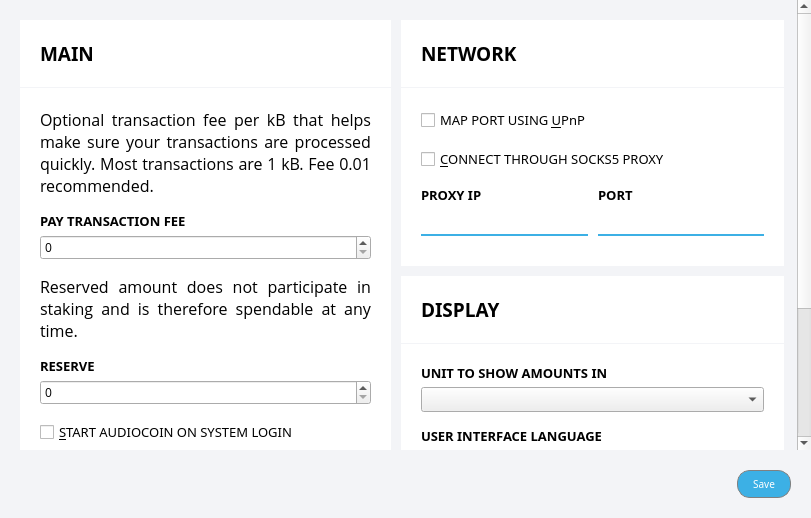
<?xml version="1.0" encoding="UTF-8"?>
<ui version="4.0">
 <class>SettingsPage</class>
 <widget class="QDialog" name="SettingsPage">
  <property name="enabled">
   <bool>true</bool>
  </property>
  <property name="geometry">
   <rect>
    <x>0</x>
    <y>0</y>
    <width>811</width>
    <height>518</height>
   </rect>
  </property>
  <property name="minimumSize">
   <size>
    <width>0</width>
    <height>0</height>
   </size>
  </property>
  <property name="maximumSize">
   <size>
    <width>16777215</width>
    <height>16777215</height>
   </size>
  </property>
  <property name="windowTitle">
   <string>Options</string>
  </property>
  <property name="styleSheet">
   <string notr="true">QLineEdit { border: none; border-bottom: 2px solid #3cb0e5; padding: 3px 5px; background: transparent; }
QLineEdit:disabled { border-color: #899399; }

QDoubleSpinBox {
    border: none;
	height: 24px;
    border-bottom: 2px solid #3cb0e5;
    padding: 3px 5px;
    background: white;
    outline: none;
    padding-right: 20px;
}

QDoubleSpinBox::up-button {
	subcontrol-origin: margin;
	subcontrol-position: right top;
	width: 15px;
	height: 15px;
	border: none;
    padding-top: 2px;
}

QDoubleSpinBox::down-button {
	subcontrol-origin: margin;
	subcontrol-position: right bottom;
	width: 15px;
	height: 15px;
	border: none;
    padding-bottom: 2px;
}

QDoubleSpinBox::up-arrow {
    image: url(:/icons/md/arrow_up);
	width: 20px;
	height: 20px;
}

QDoubleSpinBox::down-arrow {
    image: url(:/icons/md/arrow_down);
    width: 20px;
    height: 20px;
}

QValueComboBox {
    border: none;
    border-bottom: 2px solid #3cb0e5;
    padding: 3px 5px;
    height: 24px;
    background: white;
    outline: none;
    padding-right: 5px;
    text-align: right;
    combobox-popup: 0;
}

QValueComboBox:editable {
    background: white;
}

QValueComboBox:on { /* shift the text when the popup opens */
    padding-top: 3px;
    padding-left: 4px;
    padding-right: 15px;
}

QValueComboBox::drop-down {
    subcontrol-origin: margin;
    subcontrol-position: right center;
    width: 15px;
    height: 15px;
    border: none;
}

QValueComboBox::down-arrow {
    image: url(:/icons/md/arrow_down);
	width: 20px;
	height: 20px;
}

QValueComboBox::down-arrow:on { /* shift the arrow when popup is open */
    image: url(:/icons/md/arrow_up);
	width: 20px;
	height: 20px;
}</string>
  </property>
  <property name="modal">
   <bool>false</bool>
  </property>
  <layout class="QVBoxLayout" name="settingsPageLayout" stretch="1,0">
   <property name="spacing">
    <number>0</number>
   </property>
   <property name="leftMargin">
    <number>0</number>
   </property>
   <property name="topMargin">
    <number>0</number>
   </property>
   <property name="rightMargin">
    <number>0</number>
   </property>
   <property name="bottomMargin">
    <number>0</number>
   </property>
   <item>
    <widget class="QScrollArea" name="scrollArea">
     <property name="sizePolicy">
      <sizepolicy hsizetype="Preferred" vsizetype="Preferred">
       <horstretch>0</horstretch>
       <verstretch>0</verstretch>
      </sizepolicy>
     </property>
     <property name="frameShape">
      <enum>QFrame::NoFrame</enum>
     </property>
     <property name="frameShadow">
      <enum>QFrame::Plain</enum>
     </property>
     <property name="lineWidth">
      <number>0</number>
     </property>
     <property name="horizontalScrollBarPolicy">
      <enum>Qt::ScrollBarAlwaysOff</enum>
     </property>
     <property name="widgetResizable">
      <bool>true</bool>
     </property>
     <property name="alignment">
      <set>Qt::AlignLeading|Qt::AlignLeft|Qt::AlignTop</set>
     </property>
     <widget class="QWidget" name="scrollAreaWidgetContents_4">
      <property name="geometry">
       <rect>
        <x>0</x>
        <y>0</y>
        <width>811</width>
        <height>564</height>
       </rect>
      </property>
      <layout class="QVBoxLayout" name="verticalLayout_2">
       <property name="spacing">
        <number>0</number>
       </property>
       <property name="leftMargin">
        <number>0</number>
       </property>
       <property name="topMargin">
        <number>0</number>
       </property>
       <property name="rightMargin">
        <number>0</number>
       </property>
       <property name="bottomMargin">
        <number>0</number>
       </property>
       <item>
        <widget class="QWidget" name="horizontalWidget" native="true">
         <property name="styleSheet">
          <string notr="true">#horizontalWidget { background-color: #f3f4f7; }</string>
         </property>
         <layout class="QHBoxLayout" name="horizontalLayout_4" stretch="1,1">
          <property name="spacing">
           <number>10</number>
          </property>
          <property name="leftMargin">
           <number>20</number>
          </property>
          <property name="topMargin">
           <number>20</number>
          </property>
          <property name="rightMargin">
           <number>20</number>
          </property>
          <property name="bottomMargin">
           <number>0</number>
          </property>
          <item>
           <layout class="QVBoxLayout" name="leftPane" stretch="3,2">
            <property name="spacing">
             <number>10</number>
            </property>
            <property name="leftMargin">
             <number>0</number>
            </property>
            <property name="topMargin">
             <number>0</number>
            </property>
            <property name="rightMargin">
             <number>0</number>
            </property>
            <property name="bottomMargin">
             <number>0</number>
            </property>
            <item>
             <widget class="QWidget" name="mainSettingsWidget" native="true">
              <property name="styleSheet">
               <string notr="true">#mainSettingsBodyWidget, #mainSettingsTitleWidget { background-color: white; }
</string>
              </property>
              <layout class="QVBoxLayout" name="mainSettingsWidgetLayout" stretch="0,1">
               <property name="spacing">
                <number>1</number>
               </property>
               <property name="leftMargin">
                <number>0</number>
               </property>
               <property name="topMargin">
                <number>0</number>
               </property>
               <property name="rightMargin">
                <number>0</number>
               </property>
               <property name="bottomMargin">
                <number>0</number>
               </property>
               <item>
                <widget class="QWidget" name="mainSettingsTitleWidget" native="true">
                 <property name="minimumSize">
                  <size>
                   <width>0</width>
                   <height>60</height>
                  </size>
                 </property>
                 <layout class="QHBoxLayout" name="mainSettingsTitleWidgetLayout">
                  <property name="leftMargin">
                   <number>20</number>
                  </property>
                  <property name="topMargin">
                   <number>20</number>
                  </property>
                  <property name="rightMargin">
                   <number>20</number>
                  </property>
                  <property name="bottomMargin">
                   <number>20</number>
                  </property>
                  <item>
                   <widget class="QLabel" name="label">
                    <property name="font">
                     <font>
                      <family>Montserrat</family>
                      <pointsize>14</pointsize>
                      <weight>75</weight>
                      <bold>true</bold>
                     </font>
                    </property>
                    <property name="text">
                     <string>MAIN</string>
                    </property>
                   </widget>
                  </item>
                 </layout>
                </widget>
               </item>
               <item>
                <widget class="QWidget" name="mainSettingsBodyWidget" native="true">
                 <property name="sizePolicy">
                  <sizepolicy hsizetype="Preferred" vsizetype="MinimumExpanding">
                   <horstretch>0</horstretch>
                   <verstretch>0</verstretch>
                  </sizepolicy>
                 </property>
                 <layout class="QVBoxLayout" name="mainSettingsBodyWidgetLayout" stretch="0,0,0,0,0,1">
                  <property name="spacing">
                   <number>15</number>
                  </property>
                  <property name="leftMargin">
                   <number>20</number>
                  </property>
                  <property name="topMargin">
                   <number>20</number>
                  </property>
                  <property name="rightMargin">
                   <number>20</number>
                  </property>
                  <property name="bottomMargin">
                   <number>20</number>
                  </property>
                  <item>
                   <widget class="QLabel" name="transactionFeeInfoLabel">
                    <property name="font">
                     <font>
                      <family>Open Sans</family>
                      <pointsize>12</pointsize>
                     </font>
                    </property>
                    <property name="text">
                     <string>Optional transaction fee per kB that helps make sure your transactions are processed quickly. Most transactions are 1 kB. Fee 0.01 recommended.</string>
                    </property>
                    <property name="textFormat">
                     <enum>Qt::PlainText</enum>
                    </property>
                    <property name="alignment">
                     <set>Qt::AlignJustify|Qt::AlignVCenter</set>
                    </property>
                    <property name="wordWrap">
                     <bool>true</bool>
                    </property>
                   </widget>
                  </item>
                  <item>
                   <layout class="QVBoxLayout" name="verticalLayout">
                    <property name="spacing">
                     <number>5</number>
                    </property>
                    <item>
                     <widget class="QLabel" name="transactionFeeLabel">
                      <property name="font">
                       <font>
                        <family>Montserrat</family>
                        <pointsize>10</pointsize>
                        <weight>75</weight>
                        <bold>true</bold>
                       </font>
                      </property>
                      <property name="text">
                       <string>PAY TRANSACTION FEE</string>
                      </property>
                      <property name="textFormat">
                       <enum>Qt::PlainText</enum>
                      </property>
                     </widget>
                    </item>
                    <item>
                     <widget class="BitcoinAmountField" name="transactionFee">
                      <property name="font">
                       <font>
                        <family>Open Sans</family>
                       </font>
                      </property>
                     </widget>
                    </item>
                   </layout>
                  </item>
                  <item>
                   <widget class="QLabel" name="reserveBalanceInfoLabel">
                    <property name="font">
                     <font>
                      <family>Open Sans</family>
                      <pointsize>12</pointsize>
                     </font>
                    </property>
                    <property name="text">
                     <string>Reserved amount does not participate in staking and is therefore spendable at any time.</string>
                    </property>
                    <property name="textFormat">
                     <enum>Qt::PlainText</enum>
                    </property>
                    <property name="alignment">
                     <set>Qt::AlignJustify|Qt::AlignVCenter</set>
                    </property>
                    <property name="wordWrap">
                     <bool>true</bool>
                    </property>
                   </widget>
                  </item>
                  <item>
                   <layout class="QVBoxLayout" name="verticalLayout_3">
                    <property name="spacing">
                     <number>5</number>
                    </property>
                    <item>
                     <widget class="QLabel" name="reserveBalanceLabel">
                      <property name="font">
                       <font>
                        <family>Montserrat</family>
                        <pointsize>10</pointsize>
                        <weight>75</weight>
                        <bold>true</bold>
                       </font>
                      </property>
                      <property name="text">
                       <string>RESERVE</string>
                      </property>
                      <property name="textFormat">
                       <enum>Qt::PlainText</enum>
                      </property>
                     </widget>
                    </item>
                    <item>
                     <widget class="BitcoinAmountField" name="reserveBalance">
                      <property name="font">
                       <font>
                        <family>Open Sans</family>
                       </font>
                      </property>
                     </widget>
                    </item>
                   </layout>
                  </item>
                  <item>
                   <widget class="QCheckBox" name="bitcoinAtStartup">
                    <property name="font">
                     <font>
                      <family>Montserrat</family>
                      <pointsize>10</pointsize>
                     </font>
                    </property>
                    <property name="toolTip">
                     <string>Automatically start Audiocoin after logging in to the system.</string>
                    </property>
                    <property name="text">
                     <string>&amp;START AUDIOCOIN ON SYSTEM LOGIN</string>
                    </property>
                   </widget>
                  </item>
                  <item>
                   <spacer name="verticalSpacer_3">
                    <property name="orientation">
                     <enum>Qt::Vertical</enum>
                    </property>
                    <property name="sizeHint" stdset="0">
                     <size>
                      <width>20</width>
                      <height>0</height>
                     </size>
                    </property>
                   </spacer>
                  </item>
                 </layout>
                </widget>
               </item>
              </layout>
             </widget>
            </item>
            <item>
             <widget class="QWidget" name="windowSettingsWidget" native="true">
              <property name="styleSheet">
               <string notr="true">#windowSettingsBodyWidget, #windowSettingsTitleWidget { background-color: white; }</string>
              </property>
              <layout class="QVBoxLayout" name="windowSettingsWidgetLayout" stretch="0,1">
               <property name="spacing">
                <number>1</number>
               </property>
               <property name="leftMargin">
                <number>0</number>
               </property>
               <property name="topMargin">
                <number>0</number>
               </property>
               <property name="rightMargin">
                <number>0</number>
               </property>
               <property name="bottomMargin">
                <number>0</number>
               </property>
               <item>
                <widget class="QWidget" name="windowSettingsTitleWidget" native="true">
                 <property name="minimumSize">
                  <size>
                   <width>0</width>
                   <height>60</height>
                  </size>
                 </property>
                 <layout class="QHBoxLayout" name="windowSettingsTitleWidgetLayout">
                  <property name="leftMargin">
                   <number>20</number>
                  </property>
                  <property name="topMargin">
                   <number>20</number>
                  </property>
                  <property name="rightMargin">
                   <number>20</number>
                  </property>
                  <property name="bottomMargin">
                   <number>20</number>
                  </property>
                  <item>
                   <widget class="QLabel" name="label_3">
                    <property name="font">
                     <font>
                      <family>Montserrat</family>
                      <pointsize>14</pointsize>
                      <weight>75</weight>
                      <bold>true</bold>
                     </font>
                    </property>
                    <property name="text">
                     <string>WINDOW</string>
                    </property>
                   </widget>
                  </item>
                 </layout>
                </widget>
               </item>
               <item>
                <widget class="QWidget" name="windowSettingsBodyWidget" native="true">
                 <property name="sizePolicy">
                  <sizepolicy hsizetype="Preferred" vsizetype="MinimumExpanding">
                   <horstretch>0</horstretch>
                   <verstretch>0</verstretch>
                  </sizepolicy>
                 </property>
                 <layout class="QVBoxLayout" name="windowSettingsBodyWidgetLayout" stretch="1,1,0">
                  <property name="spacing">
                   <number>15</number>
                  </property>
                  <property name="leftMargin">
                   <number>20</number>
                  </property>
                  <property name="topMargin">
                   <number>20</number>
                  </property>
                  <property name="rightMargin">
                   <number>20</number>
                  </property>
                  <property name="bottomMargin">
                   <number>20</number>
                  </property>
                  <item>
                   <widget class="QCheckBox" name="minimizeToTray">
                    <property name="font">
                     <font>
                      <family>Montserrat</family>
                      <pointsize>10</pointsize>
                     </font>
                    </property>
                    <property name="toolTip">
                     <string>Show only a tray icon after minimizing the window.</string>
                    </property>
                    <property name="text">
                     <string>&amp;MINIMIZE TO THE TRAY INSTEAD OF THE TASKBAR</string>
                    </property>
                   </widget>
                  </item>
                  <item>
                   <widget class="QCheckBox" name="minimizeOnClose">
                    <property name="font">
                     <font>
                      <family>Montserrat</family>
                      <pointsize>10</pointsize>
                     </font>
                    </property>
                    <property name="toolTip">
                     <string>Minimize instead of exit the application when the window is closed. When this option is enabled, the application will be closed only after selecting Quit in the menu.</string>
                    </property>
                    <property name="text">
                     <string>M&amp;INIMIZE ON CLOSE</string>
                    </property>
                   </widget>
                  </item>
                  <item>
                   <spacer name="verticalSpacer_2">
                    <property name="orientation">
                     <enum>Qt::Vertical</enum>
                    </property>
                    <property name="sizeHint" stdset="0">
                     <size>
                      <width>20</width>
                      <height>0</height>
                     </size>
                    </property>
                   </spacer>
                  </item>
                 </layout>
                </widget>
               </item>
              </layout>
             </widget>
            </item>
           </layout>
          </item>
          <item>
           <layout class="QVBoxLayout" name="rightPane" stretch="2,3">
            <property name="spacing">
             <number>10</number>
            </property>
            <property name="bottomMargin">
             <number>0</number>
            </property>
            <item>
             <widget class="QWidget" name="networkSettingsWidget" native="true">
              <property name="styleSheet">
               <string notr="true">#networkSettingsBodyWidget, #networkSettingsTitleWidget { background-color: white; }</string>
              </property>
              <layout class="QVBoxLayout" name="networkSettingsWidgetLayout" stretch="0,1">
               <property name="spacing">
                <number>1</number>
               </property>
               <property name="leftMargin">
                <number>0</number>
               </property>
               <property name="topMargin">
                <number>0</number>
               </property>
               <property name="rightMargin">
                <number>0</number>
               </property>
               <property name="bottomMargin">
                <number>0</number>
               </property>
               <item>
                <widget class="QWidget" name="networkSettingsTitleWidget" native="true">
                 <property name="minimumSize">
                  <size>
                   <width>0</width>
                   <height>60</height>
                  </size>
                 </property>
                 <layout class="QHBoxLayout" name="networkSettingsTitleWidgetLayout">
                  <property name="leftMargin">
                   <number>20</number>
                  </property>
                  <property name="topMargin">
                   <number>20</number>
                  </property>
                  <property name="rightMargin">
                   <number>20</number>
                  </property>
                  <property name="bottomMargin">
                   <number>20</number>
                  </property>
                  <item>
                   <widget class="QLabel" name="label_2">
                    <property name="font">
                     <font>
                      <family>Montserrat</family>
                      <pointsize>14</pointsize>
                      <weight>75</weight>
                      <bold>true</bold>
                     </font>
                    </property>
                    <property name="text">
                     <string>NETWORK</string>
                    </property>
                   </widget>
                  </item>
                 </layout>
                </widget>
               </item>
               <item>
                <widget class="QWidget" name="networkSettingsBodyWidget" native="true">
                 <property name="sizePolicy">
                  <sizepolicy hsizetype="Preferred" vsizetype="MinimumExpanding">
                   <horstretch>0</horstretch>
                   <verstretch>0</verstretch>
                  </sizepolicy>
                 </property>
                 <layout class="QVBoxLayout" name="networkSettingsBodyWidgetLayout" stretch="0,0,0,0">
                  <property name="spacing">
                   <number>15</number>
                  </property>
                  <property name="leftMargin">
                   <number>20</number>
                  </property>
                  <property name="topMargin">
                   <number>20</number>
                  </property>
                  <property name="rightMargin">
                   <number>20</number>
                  </property>
                  <property name="bottomMargin">
                   <number>20</number>
                  </property>
                  <item>
                   <widget class="QCheckBox" name="mapPortUpnp">
                    <property name="font">
                     <font>
                      <family>Montserrat</family>
                      <pointsize>10</pointsize>
                     </font>
                    </property>
                    <property name="toolTip">
                     <string>Automatically open the Audiocoin client port on the router. This only works when your router supports UPnP and it is enabled.</string>
                    </property>
                    <property name="text">
                     <string>MAP PORT USING &amp;UPnP</string>
                    </property>
                   </widget>
                  </item>
                  <item>
                   <widget class="QCheckBox" name="connectSocks">
                    <property name="font">
                     <font>
                      <family>Montserrat</family>
                      <pointsize>10</pointsize>
                     </font>
                    </property>
                    <property name="toolTip">
                     <string>Connect to the Audiocoin network through a SOCKS5 proxy (e.g. when connecting through Tor).</string>
                    </property>
                    <property name="text">
                     <string>&amp;CONNECT THROUGH SOCKS5 PROXY</string>
                    </property>
                   </widget>
                  </item>
                  <item>
                   <layout class="QHBoxLayout" name="horizontalLayout_Network" stretch="1,1">
                    <property name="spacing">
                     <number>10</number>
                    </property>
                    <item>
                     <layout class="QVBoxLayout" name="verticalLayout_4">
                      <property name="spacing">
                       <number>5</number>
                      </property>
                      <item>
                       <widget class="QLabel" name="proxyIpLabel">
                        <property name="font">
                         <font>
                          <family>Montserrat</family>
                          <pointsize>10</pointsize>
                          <weight>75</weight>
                          <bold>true</bold>
                         </font>
                        </property>
                        <property name="text">
                         <string>PROXY IP</string>
                        </property>
                        <property name="textFormat">
                         <enum>Qt::PlainText</enum>
                        </property>
                       </widget>
                      </item>
                      <item>
                       <widget class="QValidatedLineEdit" name="proxyIp">
                        <property name="sizePolicy">
                         <sizepolicy hsizetype="Preferred" vsizetype="Fixed">
                          <horstretch>0</horstretch>
                          <verstretch>0</verstretch>
                         </sizepolicy>
                        </property>
                        <property name="maximumSize">
                         <size>
                          <width>16777215</width>
                          <height>16777215</height>
                         </size>
                        </property>
                        <property name="font">
                         <font>
                          <family>Open Sans</family>
                         </font>
                        </property>
                        <property name="toolTip">
                         <string>IP address of the proxy (e.g. 127.0.0.1)</string>
                        </property>
                       </widget>
                      </item>
                     </layout>
                    </item>
                    <item>
                     <layout class="QVBoxLayout" name="verticalLayout_5">
                      <property name="spacing">
                       <number>5</number>
                      </property>
                      <item>
                       <widget class="QLabel" name="proxyPortLabel">
                        <property name="font">
                         <font>
                          <family>Montserrat</family>
                          <pointsize>10</pointsize>
                          <weight>75</weight>
                          <bold>true</bold>
                         </font>
                        </property>
                        <property name="text">
                         <string>PORT</string>
                        </property>
                        <property name="textFormat">
                         <enum>Qt::PlainText</enum>
                        </property>
                       </widget>
                      </item>
                      <item>
                       <widget class="QLineEdit" name="proxyPort">
                        <property name="sizePolicy">
                         <sizepolicy hsizetype="Preferred" vsizetype="Fixed">
                          <horstretch>0</horstretch>
                          <verstretch>0</verstretch>
                         </sizepolicy>
                        </property>
                        <property name="maximumSize">
                         <size>
                          <width>16777215</width>
                          <height>16777215</height>
                         </size>
                        </property>
                        <property name="font">
                         <font>
                          <family>Open Sans</family>
                         </font>
                        </property>
                        <property name="toolTip">
                         <string>Port of the proxy (e.g. 9050)</string>
                        </property>
                       </widget>
                      </item>
                     </layout>
                    </item>
                   </layout>
                  </item>
                  <item>
                   <spacer name="verticalSpacer_4">
                    <property name="orientation">
                     <enum>Qt::Vertical</enum>
                    </property>
                    <property name="sizeHint" stdset="0">
                     <size>
                      <width>20</width>
                      <height>0</height>
                     </size>
                    </property>
                   </spacer>
                  </item>
                 </layout>
                </widget>
               </item>
              </layout>
             </widget>
            </item>
            <item>
             <widget class="QWidget" name="displaySettingsWidget" native="true">
              <property name="styleSheet">
               <string notr="true">#displaySettingsBodyWidget, #displaySettingsTitleWidget { background-color: white; }</string>
              </property>
              <layout class="QVBoxLayout" name="displaySettingsWidget_2" stretch="0,1">
               <property name="spacing">
                <number>1</number>
               </property>
               <property name="leftMargin">
                <number>0</number>
               </property>
               <property name="topMargin">
                <number>0</number>
               </property>
               <property name="rightMargin">
                <number>0</number>
               </property>
               <property name="bottomMargin">
                <number>0</number>
               </property>
               <item>
                <widget class="QWidget" name="displaySettingsTitleWidget" native="true">
                 <property name="minimumSize">
                  <size>
                   <width>0</width>
                   <height>60</height>
                  </size>
                 </property>
                 <layout class="QHBoxLayout" name="displaySettingsTitleWidgetLayout">
                  <property name="leftMargin">
                   <number>20</number>
                  </property>
                  <property name="topMargin">
                   <number>20</number>
                  </property>
                  <property name="rightMargin">
                   <number>20</number>
                  </property>
                  <property name="bottomMargin">
                   <number>20</number>
                  </property>
                  <item>
                   <widget class="QLabel" name="label_4">
                    <property name="font">
                     <font>
                      <family>Montserrat</family>
                      <pointsize>14</pointsize>
                      <weight>75</weight>
                      <bold>true</bold>
                     </font>
                    </property>
                    <property name="text">
                     <string>DISPLAY</string>
                    </property>
                   </widget>
                  </item>
                 </layout>
                </widget>
               </item>
               <item>
                <widget class="QWidget" name="displaySettingsBodyWidget" native="true">
                 <property name="sizePolicy">
                  <sizepolicy hsizetype="Preferred" vsizetype="MinimumExpanding">
                   <horstretch>0</horstretch>
                   <verstretch>0</verstretch>
                  </sizepolicy>
                 </property>
                 <layout class="QVBoxLayout" name="displaySettingsBodyWidgetLayout">
                  <property name="spacing">
                   <number>15</number>
                  </property>
                  <property name="leftMargin">
                   <number>20</number>
                  </property>
                  <property name="topMargin">
                   <number>20</number>
                  </property>
                  <property name="rightMargin">
                   <number>20</number>
                  </property>
                  <property name="bottomMargin">
                   <number>20</number>
                  </property>
                  <item>
                   <layout class="QVBoxLayout" name="verticalLayout_6">
                    <property name="spacing">
                     <number>5</number>
                    </property>
                    <item>
                     <widget class="QLabel" name="unitLabel">
                      <property name="font">
                       <font>
                        <family>Montserrat</family>
                        <pointsize>10</pointsize>
                        <weight>75</weight>
                        <bold>true</bold>
                       </font>
                      </property>
                      <property name="text">
                       <string>UNIT TO SHOW AMOUNTS IN</string>
                      </property>
                      <property name="textFormat">
                       <enum>Qt::PlainText</enum>
                      </property>
                     </widget>
                    </item>
                    <item>
                     <widget class="QValueComboBox" name="unit">
                      <property name="font">
                       <font>
                        <family>Open Sans</family>
                       </font>
                      </property>
                      <property name="toolTip">
                       <string>Choose the default subdivision unit to show in the interface and when sending coins.</string>
                      </property>
                     </widget>
                    </item>
                   </layout>
                  </item>
                  <item>
                   <layout class="QVBoxLayout" name="verticalLayout_7">
                    <property name="spacing">
                     <number>5</number>
                    </property>
                    <item>
                     <widget class="QLabel" name="langLabel">
                      <property name="font">
                       <font>
                        <family>Montserrat</family>
                        <pointsize>10</pointsize>
                        <weight>75</weight>
                        <bold>true</bold>
                       </font>
                      </property>
                      <property name="text">
                       <string>USER INTERFACE LANGUAGE</string>
                      </property>
                      <property name="textFormat">
                       <enum>Qt::PlainText</enum>
                      </property>
                     </widget>
                    </item>
                    <item>
                     <widget class="QValueComboBox" name="lang">
                      <property name="font">
                       <font>
                        <family>Open Sans</family>
                       </font>
                      </property>
                      <property name="toolTip">
                       <string>The user interface language can be set here. This setting will take effect after restarting Audiocoin.</string>
                      </property>
                     </widget>
                    </item>
                   </layout>
                  </item>
                  <item>
                   <widget class="QCheckBox" name="useBlackTheme">
                    <property name="enabled">
                     <bool>false</bool>
                    </property>
                    <property name="font">
                     <font>
                      <family>Montserrat</family>
                      <pointsize>10</pointsize>
                     </font>
                    </property>
                    <property name="text">
                     <string>USE BLACK VISUAL THEME (REQUIRES RESTART)</string>
                    </property>
                   </widget>
                  </item>
                  <item>
                   <widget class="QCheckBox" name="coinControlFeatures">
                    <property name="font">
                     <font>
                      <family>Montserrat</family>
                      <pointsize>10</pointsize>
                     </font>
                    </property>
                    <property name="toolTip">
                     <string>Whether to show coin control features or not.</string>
                    </property>
                    <property name="text">
                     <string>DISPLAY COIN &amp;CONTROL FEATURES (EXPERTS ONLY!)</string>
                    </property>
                   </widget>
                  </item>
                  <item>
                   <spacer name="verticalSpacer">
                    <property name="orientation">
                     <enum>Qt::Vertical</enum>
                    </property>
                    <property name="sizeHint" stdset="0">
                     <size>
                      <width>20</width>
                      <height>0</height>
                     </size>
                    </property>
                   </spacer>
                  </item>
                 </layout>
                </widget>
               </item>
              </layout>
             </widget>
            </item>
           </layout>
          </item>
         </layout>
        </widget>
       </item>
      </layout>
     </widget>
    </widget>
   </item>
   <item>
    <widget class="QWidget" name="buttonWidget" native="true">
     <property name="mouseTracking">
      <bool>true</bool>
     </property>
     <property name="styleSheet">
      <string notr="true">#buttonWidget { background-color: #f3f4f7; }

QPushButton { font-family: 'Montserrat'; text-transform: uppercase; font-size: 10px; border: 1px solid gray; padding: 0px 15px; border-radius: 13px; min-height: 26px; max-height: 26px; background-color: white; }

QPushButton:hover, QPushButton:pressed { background-color: #1c99d2; color: white; }
QPushButton:disabled { background-color: white; color: gray; }</string>
     </property>
     <layout class="QHBoxLayout" name="buttonWidgetLayout">
      <property name="spacing">
       <number>-1</number>
      </property>
      <property name="leftMargin">
       <number>20</number>
      </property>
      <property name="topMargin">
       <number>20</number>
      </property>
      <property name="rightMargin">
       <number>20</number>
      </property>
      <property name="bottomMargin">
       <number>20</number>
      </property>
      <item>
       <widget class="QLabel" name="statusLabel">
        <property name="font">
         <font>
          <family>Montserrat</family>
          <pointsize>-1</pointsize>
         </font>
        </property>
        <property name="styleSheet">
         <string notr="true">#statusLabel { font-family: 'Montserrat'; font-size: 10px; color: red; text-transform: uppercase; }</string>
        </property>
        <property name="text">
         <string/>
        </property>
        <property name="textFormat">
         <enum>Qt::PlainText</enum>
        </property>
        <property name="wordWrap">
         <bool>false</bool>
        </property>
       </widget>
      </item>
      <item>
       <spacer name="horizontalSpacer_2">
        <property name="orientation">
         <enum>Qt::Horizontal</enum>
        </property>
        <property name="sizeHint" stdset="0">
         <size>
          <width>40</width>
          <height>20</height>
         </size>
        </property>
       </spacer>
      </item>
      <item>
       <widget class="QPushButton" name="saveButton">
        <property name="enabled">
         <bool>true</bool>
        </property>
        <property name="font">
         <font>
          <family>Montserrat</family>
          <pointsize>-1</pointsize>
         </font>
        </property>
        <property name="styleSheet">
         <string notr="true">#saveButton { background-color: #3cb0e5; color: white; border: 1px solid gray; }
#saveButton:hover, #saveButton:pressed { background-color: #1c99d2; } #saveButton:disabled { background-color: white; color: gray; }</string>
        </property>
        <property name="text">
         <string>Save</string>
        </property>
       </widget>
      </item>
     </layout>
    </widget>
   </item>
  </layout>
 </widget>
 <customwidgets>
  <customwidget>
   <class>BitcoinAmountField</class>
   <extends>QSpinBox</extends>
   <header>bitcoinamountfield.h</header>
   <container>1</container>
  </customwidget>
  <customwidget>
   <class>QValidatedLineEdit</class>
   <extends>QLineEdit</extends>
   <header>qvalidatedlineedit.h</header>
  </customwidget>
  <customwidget>
   <class>QValueComboBox</class>
   <extends>QComboBox</extends>
   <header>qvaluecombobox.h</header>
  </customwidget>
 </customwidgets>
 <resources/>
 <connections/>
</ui>
